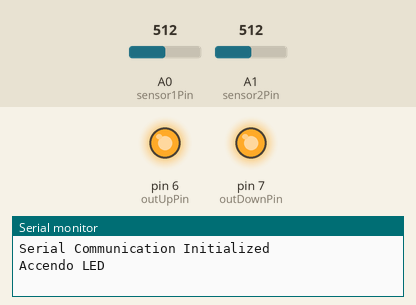
Recording of a sketch running on a simulated Arduino Uno, built with avr-gcc and run on an emulated ATmega328P. Shown: output pins drawn as LEDs (lit = HIGH), the last lines printed to the serial monitor. Inputs (shaded band) come from the test bench; at power-on: A0 (sensor1Pin) = 512, A1 (sensor2Pin) = 512.

Above: at 0.1 s.
At 1.1 s:
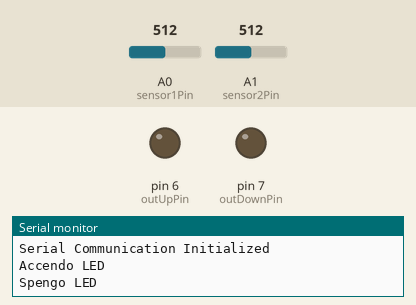
Timing chart, 0 to 2.6 s (numbered marks = the images above):
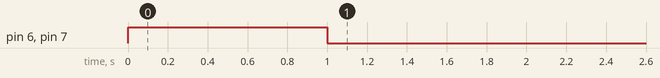

The sketch:

ControlloTapparelle.ino
```cpp
const int sensor1Pin = A0;
const int sensor2Pin = A1;
const int outUpPin = 6;
const int outDownPin = 7;

int sensor1Val = 0;
int sensor2Val = 0;
int currMean = 0;
int intgMean = 0;
int meanArray[5] = { 0, 0, 0, 0, 0 };
int counter = 0;
char tbp[31];
unsigned long interval = 6000;
unsigned long prevTime = 0;
unsigned long currTime = 0;

void setup()
{
	Serial.begin(9600);
	Serial.println("Serial Communication Initialized");

	pinMode(outUpPin, OUTPUT);
	pinMode(outDownPin, OUTPUT);

	/**TEST LED**/ /**DISATTIVARE ASSOLUTAMENTE PRIMA DI COLLEGARE I RELE'**/
	Serial.println("Accendo LED");
	digitalWrite(outUpPin, HIGH);
	digitalWrite(outDownPin, HIGH);
	delay(1000);
	digitalWrite(outUpPin, LOW);
	digitalWrite(outDownPin, LOW);
	Serial.println("Spengo LED");
	/**FINE TEST LED**/
}

void loop()
{
	currTime = millis();

	if (currTime > prevTime + interval) {
		sensor1Val = analogRead(sensor1Pin);
		sensor2Val = analogRead(sensor2Pin);

		Serial.print(counter);
		Serial.print(") ");
		Serial.print("S1 = ");
		Serial.print(sensor1Val);
		Serial.print(" - S2 = ");
		Serial.println(sensor2Val);

		currMean = (sensor1Val + sensor2Val) / 2;

		meanArray[counter] = currMean;

		intgMean = (meanArray[0] + meanArray[1] + meanArray[2] + meanArray[3] + meanArray[4]) / 5;

		sprintf(tbp, "%d, %d, %d, %d, %d -> %d", meanArray[0], meanArray[1], meanArray[2], meanArray[3], meanArray[4], intgMean);
		Serial.println(tbp);

		if (counter == 4) {
			counter = 0;
		}
		else {
			counter++;
		}

		prevTime = currTime;
	}


}
```
